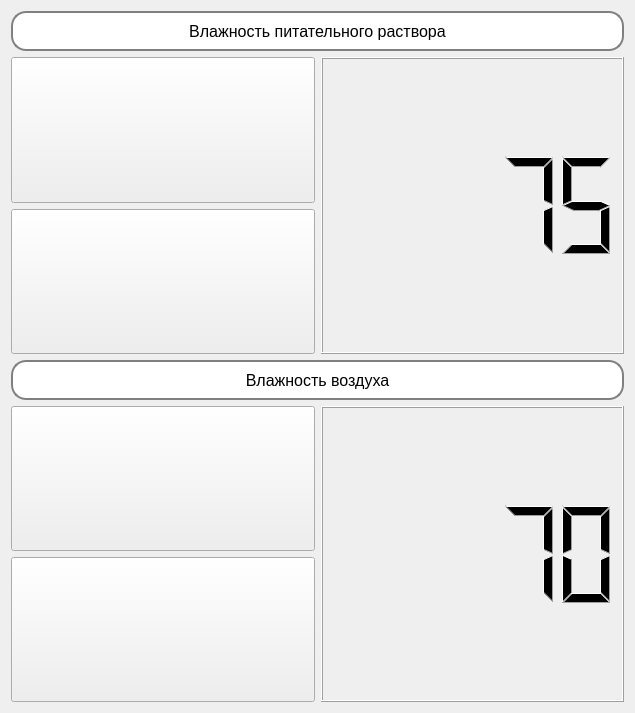
<?xml version="1.0" encoding="UTF-8"?>
<ui version="4.0">
 <class>Form</class>
 <widget class="QWidget" name="Form">
  <property name="geometry">
   <rect>
    <x>0</x>
    <y>0</y>
    <width>635</width>
    <height>713</height>
   </rect>
  </property>
  <property name="windowTitle">
   <string>Form</string>
  </property>
  <property name="styleSheet">
   <string notr="true">QLabel {border: 2px solid grey;
border-radius: 15px;
background: white}</string>
  </property>
  <layout class="QVBoxLayout" name="verticalLayout_3">
   <item>
    <widget class="QLabel" name="label">
     <property name="sizePolicy">
      <sizepolicy hsizetype="Preferred" vsizetype="Fixed">
       <horstretch>0</horstretch>
       <verstretch>0</verstretch>
      </sizepolicy>
     </property>
     <property name="minimumSize">
      <size>
       <width>0</width>
       <height>40</height>
      </size>
     </property>
     <property name="font">
      <font>
       <pointsize>12</pointsize>
      </font>
     </property>
     <property name="text">
      <string>Влажность питательного раствора</string>
     </property>
     <property name="alignment">
      <set>Qt::AlignCenter</set>
     </property>
    </widget>
   </item>
   <item>
    <layout class="QHBoxLayout" name="horizontalLayout_4">
     <item>
      <layout class="QVBoxLayout" name="verticalLayout_2">
       <item>
        <widget class="QPushButton" name="upButton_2">
         <property name="sizePolicy">
          <sizepolicy hsizetype="Minimum" vsizetype="Expanding">
           <horstretch>0</horstretch>
           <verstretch>0</verstretch>
          </sizepolicy>
         </property>
         <property name="text">
          <string/>
         </property>
         <property name="iconSize">
          <size>
           <width>50</width>
           <height>65</height>
          </size>
         </property>
        </widget>
       </item>
       <item>
        <widget class="QPushButton" name="downButton_2">
         <property name="sizePolicy">
          <sizepolicy hsizetype="Minimum" vsizetype="Expanding">
           <horstretch>0</horstretch>
           <verstretch>0</verstretch>
          </sizepolicy>
         </property>
         <property name="text">
          <string/>
         </property>
         <property name="iconSize">
          <size>
           <width>50</width>
           <height>65</height>
          </size>
         </property>
        </widget>
       </item>
      </layout>
     </item>
     <item>
      <widget class="QLCDNumber" name="lcdNumber_2">
       <property name="smallDecimalPoint">
        <bool>false</bool>
       </property>
       <property name="intValue" stdset="0">
        <number>75</number>
       </property>
      </widget>
     </item>
    </layout>
   </item>
   <item>
    <widget class="QLabel" name="label_2">
     <property name="minimumSize">
      <size>
       <width>0</width>
       <height>40</height>
      </size>
     </property>
     <property name="font">
      <font>
       <pointsize>12</pointsize>
      </font>
     </property>
     <property name="text">
      <string>Влажность воздуха</string>
     </property>
     <property name="alignment">
      <set>Qt::AlignCenter</set>
     </property>
    </widget>
   </item>
   <item>
    <layout class="QHBoxLayout" name="horizontalLayout_3">
     <item>
      <layout class="QVBoxLayout" name="verticalLayout">
       <item>
        <widget class="QPushButton" name="upButton_1">
         <property name="sizePolicy">
          <sizepolicy hsizetype="Minimum" vsizetype="Expanding">
           <horstretch>0</horstretch>
           <verstretch>0</verstretch>
          </sizepolicy>
         </property>
         <property name="text">
          <string/>
         </property>
         <property name="iconSize">
          <size>
           <width>50</width>
           <height>65</height>
          </size>
         </property>
        </widget>
       </item>
       <item>
        <widget class="QPushButton" name="downButton_1">
         <property name="sizePolicy">
          <sizepolicy hsizetype="Minimum" vsizetype="Expanding">
           <horstretch>0</horstretch>
           <verstretch>0</verstretch>
          </sizepolicy>
         </property>
         <property name="text">
          <string/>
         </property>
         <property name="iconSize">
          <size>
           <width>50</width>
           <height>65</height>
          </size>
         </property>
        </widget>
       </item>
      </layout>
     </item>
     <item>
      <widget class="QLCDNumber" name="lcdNumber_1">
       <property name="intValue" stdset="0">
        <number>70</number>
       </property>
      </widget>
     </item>
    </layout>
   </item>
  </layout>
 </widget>
 <resources/>
 <connections/>
</ui>
